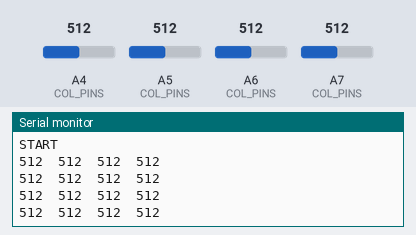
This program was run on a simulated Arduino Nano, built with avr-gcc and run on an emulated ATmega328P. Shown: the last lines printed to the serial monitor. The inputs (shaded band) are chosen by the test bench; at power-on: A5 (COL_PINS) = 512, A6 (COL_PINS) = 512, A4 (COL_PINS) = 512, A7 (COL_PINS) = 512.

Above: at 2.7 s.
2.8 s: A5 (COL_PINS) set to 104
At 3.47 s:
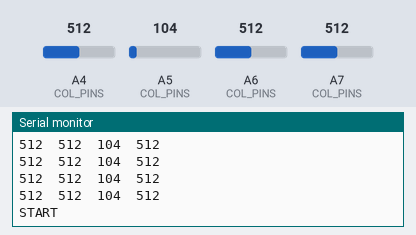
4.3 s: A5 (COL_PINS) set to 92
At 4.42 s:
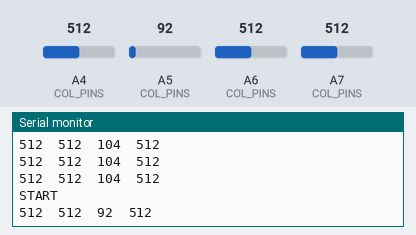
7.3 s: A6 (COL_PINS) set to 106
At 7.4 s:
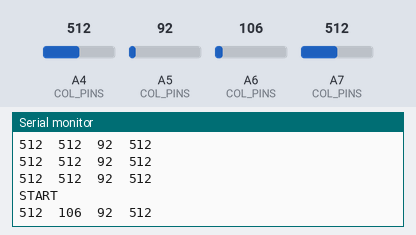
10.3 s: A6 (COL_PINS) set to 90
At 10.37 s:
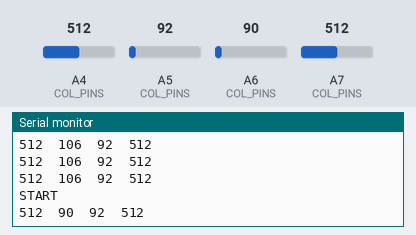
Timing chart, 0 to 13.3 s (numbered marks = the images above; inputs shaded):
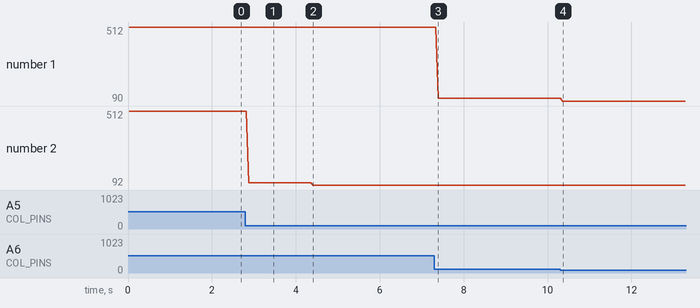

Measured:
- the behaviour switches between 100 and 99 on A5 (COL_PINS) (found by bisection; images 1 and 2)
- after the input at 2.8 s, the serial monitor: prints a new line after 0.08 s (image 1)
- after the input at 4.3 s, the serial monitor: prints a new line after 0.12 s (image 2)
- after the input at 7.3 s, the serial monitor: prints a new line after 0.09 s (image 3)
- after the input at 10.3 s, the serial monitor: prints a new line after 0.07 s (image 4)
- plotted number 1: 512 → 106 after the input at 7.3 s, 106 → 90 after the input at 10.3 s
- plotted number 2: 512 → 104 after the input at 2.8 s, 104 → 92 after the input at 4.3 s

The program:

main.cpp
```cpp
#include "FSRMatrix.h"

// Define pins for 4x4 matrix
const uint8_t ROW_PINS[4] = {2, 3, 4, 5};      // D2, D3, D4, D5
const uint8_t COL_PINS[4] = {A7, A6, A5, A4};  // Col1=A7, Col2=A6, Col3=A5, Col4=A4

FSRMatrix fsrMat(ROW_PINS, COL_PINS);

void setup() {
    // Baud Rate Mismatch: Ensure your Serial Monitor in PlatformIO (platformio.ini)
    // or Arduino IDE is set to 115200 to match Serial.begin(115200) in your code.
    Serial.begin(9600);

    fsrMat.begin();
    Serial.println("FSR Matrix Initialized.");
}

void loop() {
    fsrMat.readMatrix();
    fsrMat.printGrid();
    delay(100);
}
```

FSRMatrix.cpp
```cpp
#include "FSRMatrix.h"

FSRMatrix::FSRMatrix(const uint8_t rowPins[NUM_ROWS], const uint8_t colPins[NUM_COLS]) {
    for (uint8_t r = 0; r < NUM_ROWS; r++) {
        _rowPins[r] = rowPins[r];
    }
    for (uint8_t c = 0; c < NUM_COLS; c++) {
        _colPins[c] = colPins[c];
    }
}

void FSRMatrix::begin() {
    // Set all rows to INPUT high-impedance mode initially
    for (uint8_t r = 0; r < NUM_ROWS; r++) {
        pinMode(_rowPins[r], INPUT);
    }
    // Set column pins to INPUT (ADC default)
    for (uint8_t c = 0; c < NUM_COLS; c++) {
        pinMode(_colPins[c], INPUT);
    }
}

void FSRMatrix::readMatrix() {
    for (uint8_t r = 0; r < NUM_ROWS; r++) {
        // Drive the active row HIGH
        pinMode(_rowPins[r], OUTPUT);
        digitalWrite(_rowPins[r], HIGH);

        // Small delay to let line voltages settle
        delayMicroseconds(20);

        // Read all column ADC values for this driven row
        for (uint8_t c = 0; c < NUM_COLS; c++) {
            _grid[r][c] = analogRead(_colPins[c]);
        }

        // Return row pin to INPUT (high impedance) to avoid crosstalk
        digitalWrite(_rowPins[r], LOW);
        pinMode(_rowPins[r], INPUT);
    }
}

uint16_t FSRMatrix::getValue(uint8_t row, uint8_t col) const {
    if (row >= NUM_ROWS || col >= NUM_COLS) return 0;
    return _grid[row][col];
}

void FSRMatrix::printGrid() const {
    Serial.println("START"); // Minimal fix: changed header to "START"
    for (uint8_t r = 0; r < NUM_ROWS; r++) {
        for (uint8_t c = 0; c < NUM_COLS; c++) {
            Serial.print(_grid[r][c]);
            Serial.print("\t");
        }
        Serial.println();
    }
    Serial.println();
}
```

FSRMatrix.h
```cpp
#ifndef FSR_MATRIX_H
#define FSR_MATRIX_H

#include <Arduino.h>

class FSRMatrix {
public:
    static const uint8_t NUM_ROWS = 4;
    static const uint8_t NUM_COLS = 4;

    FSRMatrix(const uint8_t rowPins[NUM_ROWS], const uint8_t colPins[NUM_COLS]);

    void begin();
    void readMatrix();

    // Returns raw ADC value (0-1023) for a specific cell
    uint16_t getValue(uint8_t row, uint8_t col) const;

    // Prints a visual grid to the Serial monitor
    void printGrid() const;

private:
    uint8_t _rowPins[NUM_ROWS];
    uint8_t _colPins[NUM_COLS];
    uint16_t _grid[NUM_ROWS][NUM_COLS];
};

#endif
```
